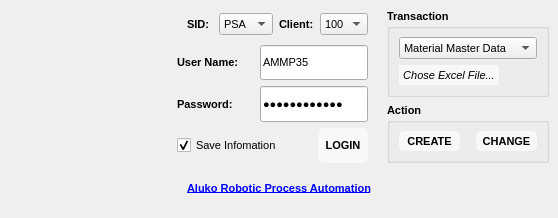
<?xml version="1.0" encoding="UTF-8"?>
<ui version="4.0">
 <class>MainWindow</class>
 <widget class="QMainWindow" name="MainWindow">
  <property name="geometry">
   <rect>
    <x>0</x>
    <y>0</y>
    <width>558</width>
    <height>218</height>
   </rect>
  </property>
  <property name="sizePolicy">
   <sizepolicy hsizetype="Fixed" vsizetype="Fixed">
    <horstretch>0</horstretch>
    <verstretch>0</verstretch>
   </sizepolicy>
  </property>
  <property name="minimumSize">
   <size>
    <width>0</width>
    <height>0</height>
   </size>
  </property>
  <property name="maximumSize">
   <size>
    <width>558</width>
    <height>218</height>
   </size>
  </property>
  <property name="windowTitle">
   <string>MainWindow</string>
  </property>
  <property name="windowIcon">
   <iconset resource="Aluko.qrc">
    <normaloff>:/IMG/dist/IMG/aluko_logo.ico</normaloff>:/IMG/dist/IMG/aluko_logo.ico</iconset>
  </property>
  <property name="windowOpacity">
   <double>5.000000000000000</double>
  </property>
  <property name="autoFillBackground">
   <bool>false</bool>
  </property>
  <property name="styleSheet">
   <string notr="true">QMainWindows{
background-color: rgb(255, 255, 255)
}</string>
  </property>
  <property name="iconSize">
   <size>
    <width>15</width>
    <height>8</height>
   </size>
  </property>
  <property name="animated">
   <bool>false</bool>
  </property>
  <widget class="QWidget" name="centralwidget">
   <property name="sizePolicy">
    <sizepolicy hsizetype="Fixed" vsizetype="Fixed">
     <horstretch>0</horstretch>
     <verstretch>0</verstretch>
    </sizepolicy>
   </property>
   <property name="minimumSize">
    <size>
     <width>0</width>
     <height>0</height>
    </size>
   </property>
   <property name="maximumSize">
    <size>
     <width>16777215</width>
     <height>16777215</height>
    </size>
   </property>
   <layout class="QGridLayout" name="gridLayout_2">
    <item row="1" column="0">
     <widget class="QLabel" name="txt_file">
      <property name="sizePolicy">
       <sizepolicy hsizetype="Preferred" vsizetype="Preferred">
        <horstretch>0</horstretch>
        <verstretch>0</verstretch>
       </sizepolicy>
      </property>
      <property name="font">
       <font>
        <pointsize>8</pointsize>
       </font>
      </property>
      <property name="layoutDirection">
       <enum>Qt::LeftToRight</enum>
      </property>
      <property name="text">
       <string>&lt;html&gt;&lt;head/&gt;&lt;body&gt;&lt;p align=&quot;center&quot;&gt;&lt;a href=&quot;https://alukovn-my.sharepoint.com/:x:/g/personal/tu_nguyen_anh_ialu_vn/Ee20I94bKbRBooHTwGcw0ukBRnWYl13nDcm4RXJzr_Ij8A?e=NjT3bN&quot;&gt;&lt;span style=&quot; font-weight:600; color:#0000ff;&quot;&gt;Aluko Robotic Process Automation&lt;/span&gt;&lt;/a&gt;&lt;/p&gt;&lt;/body&gt;&lt;/html&gt;</string>
      </property>
     </widget>
    </item>
    <item row="0" column="0">
     <layout class="QVBoxLayout" name="verticalLayout_2">
      <property name="sizeConstraint">
       <enum>QLayout::SetMinAndMaxSize</enum>
      </property>
      <item>
       <layout class="QGridLayout" name="gridLayout">
        <item row="0" column="3">
         <layout class="QVBoxLayout" name="verticalLayout_4">
          <property name="sizeConstraint">
           <enum>QLayout::SetDefaultConstraint</enum>
          </property>
          <item>
           <widget class="QGroupBox" name="groupBox">
            <property name="sizePolicy">
             <sizepolicy hsizetype="Preferred" vsizetype="Preferred">
              <horstretch>0</horstretch>
              <verstretch>0</verstretch>
             </sizepolicy>
            </property>
            <property name="font">
             <font>
              <pointsize>8</pointsize>
              <weight>75</weight>
              <bold>true</bold>
             </font>
            </property>
            <property name="title">
             <string>Transaction</string>
            </property>
            <layout class="QVBoxLayout" name="verticalLayout_3">
             <item>
              <widget class="QComboBox" name="cbx_transaction">
               <property name="sizePolicy">
                <sizepolicy hsizetype="Preferred" vsizetype="Preferred">
                 <horstretch>0</horstretch>
                 <verstretch>0</verstretch>
                </sizepolicy>
               </property>
               <property name="minimumSize">
                <size>
                 <width>0</width>
                 <height>0</height>
                </size>
               </property>
               <property name="sizeIncrement">
                <size>
                 <width>0</width>
                 <height>0</height>
                </size>
               </property>
               <property name="font">
                <font>
                 <pointsize>8</pointsize>
                </font>
               </property>
               <item>
                <property name="text">
                 <string>Material Master Data</string>
                </property>
               </item>
               <item>
                <property name="text">
                 <string>Direct Delivery</string>
                </property>
               </item>
               <item>
                <property name="text">
                 <string>Business Partner</string>
                </property>
               </item>
               <item>
                <property name="text">
                 <string>Purchase Info Record</string>
                </property>
               </item>
               <item>
                <property name="text">
                 <string>GR Subcontracting</string>
                </property>
               </item>
              </widget>
             </item>
             <item>
              <layout class="QVBoxLayout" name="verticalLayout"/>
             </item>
             <item>
              <widget class="QPushButton" name="btn_open">
               <property name="sizePolicy">
                <sizepolicy hsizetype="Fixed" vsizetype="Fixed">
                 <horstretch>0</horstretch>
                 <verstretch>0</verstretch>
                </sizepolicy>
               </property>
               <property name="minimumSize">
                <size>
                 <width>100</width>
                 <height>20</height>
                </size>
               </property>
               <property name="sizeIncrement">
                <size>
                 <width>0</width>
                 <height>0</height>
                </size>
               </property>
               <property name="font">
                <font>
                 <pointsize>8</pointsize>
                 <weight>50</weight>
                 <italic>true</italic>
                 <bold>false</bold>
                 <kerning>false</kerning>
                </font>
               </property>
               <property name="cursor">
                <cursorShape>PointingHandCursor</cursorShape>
               </property>
               <property name="mouseTracking">
                <bool>false</bool>
               </property>
               <property name="tabletTracking">
                <bool>false</bool>
               </property>
               <property name="contextMenuPolicy">
                <enum>Qt::NoContextMenu</enum>
               </property>
               <property name="acceptDrops">
                <bool>false</bool>
               </property>
               <property name="layoutDirection">
                <enum>Qt::LeftToRight</enum>
               </property>
               <property name="styleSheet">
                <string notr="true">QPushButton{
	color: black;
	background-color: rgb(248,248,248);
	border-radius: 12  px;
}
QPushButton:hover{
	background-color: rgb(159,238,238);
	color: rgb(47,47,47);

}</string>
               </property>
               <property name="text">
                <string>Chose Excel File...</string>
               </property>
               <property name="icon">
                <iconset resource="Aluko.qrc">
                 <normaloff>:/IMG/dist/IMG/OIP.jpg</normaloff>:/IMG/dist/IMG/OIP.jpg</iconset>
               </property>
               <property name="iconSize">
                <size>
                 <width>15</width>
                 <height>15</height>
                </size>
               </property>
              </widget>
             </item>
            </layout>
           </widget>
          </item>
          <item>
           <widget class="QGroupBox" name="groupBox_2">
            <property name="sizePolicy">
             <sizepolicy hsizetype="Preferred" vsizetype="Preferred">
              <horstretch>0</horstretch>
              <verstretch>0</verstretch>
             </sizepolicy>
            </property>
            <property name="font">
             <font>
              <pointsize>8</pointsize>
              <weight>75</weight>
              <italic>false</italic>
              <bold>true</bold>
             </font>
            </property>
            <property name="title">
             <string>Action</string>
            </property>
            <layout class="QHBoxLayout" name="horizontalLayout_3">
             <item>
              <layout class="QHBoxLayout" name="horizontalLayout">
               <item>
                <widget class="QPushButton" name="btn_create">
                 <property name="sizePolicy">
                  <sizepolicy hsizetype="Preferred" vsizetype="Preferred">
                   <horstretch>0</horstretch>
                   <verstretch>0</verstretch>
                  </sizepolicy>
                 </property>
                 <property name="minimumSize">
                  <size>
                   <width>0</width>
                   <height>0</height>
                  </size>
                 </property>
                 <property name="font">
                  <font>
                   <pointsize>8</pointsize>
                   <weight>75</weight>
                   <bold>true</bold>
                  </font>
                 </property>
                 <property name="cursor">
                  <cursorShape>PointingHandCursor</cursorShape>
                 </property>
                 <property name="styleSheet">
                  <string notr="true">QPushButton{
	color: black;
	background-color: rgb(248,248,248);
	border-radius: 5px;
}
QPushButton:hover{
	background-color: rgb(159,238,238);
	color: rgb(47,47,47);

}</string>
                 </property>
                 <property name="text">
                  <string>CREATE</string>
                 </property>
                </widget>
               </item>
               <item>
                <spacer name="horizontalSpacer_5">
                 <property name="orientation">
                  <enum>Qt::Horizontal</enum>
                 </property>
                 <property name="sizeType">
                  <enum>QSizePolicy::Fixed</enum>
                 </property>
                 <property name="sizeHint" stdset="0">
                  <size>
                   <width>10</width>
                   <height>20</height>
                  </size>
                 </property>
                </spacer>
               </item>
               <item>
                <widget class="QPushButton" name="btn_change">
                 <property name="sizePolicy">
                  <sizepolicy hsizetype="Preferred" vsizetype="Preferred">
                   <horstretch>0</horstretch>
                   <verstretch>0</verstretch>
                  </sizepolicy>
                 </property>
                 <property name="minimumSize">
                  <size>
                   <width>0</width>
                   <height>0</height>
                  </size>
                 </property>
                 <property name="font">
                  <font>
                   <pointsize>8</pointsize>
                   <weight>75</weight>
                   <bold>true</bold>
                  </font>
                 </property>
                 <property name="cursor">
                  <cursorShape>PointingHandCursor</cursorShape>
                 </property>
                 <property name="styleSheet">
                  <string notr="true">QPushButton{
	color: black;
	background-color: rgb(248,248,248);
	border-radius: 5px;
}
QPushButton:hover{
	background-color: rgb(159,238,238);
	color: rgb(47,47,47);

}</string>
                 </property>
                 <property name="text">
                  <string>CHANGE</string>
                 </property>
                </widget>
               </item>
              </layout>
             </item>
            </layout>
           </widget>
          </item>
         </layout>
        </item>
        <item row="0" column="1">
         <layout class="QVBoxLayout" name="verticalLayout_5">
          <item>
           <layout class="QHBoxLayout" name="horizontalLayout_4">
            <item>
             <spacer name="horizontalSpacer_2">
              <property name="orientation">
               <enum>Qt::Horizontal</enum>
              </property>
              <property name="sizeType">
               <enum>QSizePolicy::Fixed</enum>
              </property>
              <property name="sizeHint" stdset="0">
               <size>
                <width>10</width>
                <height>20</height>
               </size>
              </property>
             </spacer>
            </item>
            <item>
             <widget class="QLabel" name="lb_sid">
              <property name="sizePolicy">
               <sizepolicy hsizetype="Fixed" vsizetype="Fixed">
                <horstretch>0</horstretch>
                <verstretch>0</verstretch>
               </sizepolicy>
              </property>
              <property name="minimumSize">
               <size>
                <width>0</width>
                <height>30</height>
               </size>
              </property>
              <property name="font">
               <font>
                <pointsize>8</pointsize>
                <weight>75</weight>
                <bold>true</bold>
               </font>
              </property>
              <property name="text">
               <string>SID: </string>
              </property>
             </widget>
            </item>
            <item>
             <widget class="QComboBox" name="cbx_sid">
              <property name="sizePolicy">
               <sizepolicy hsizetype="Fixed" vsizetype="Fixed">
                <horstretch>0</horstretch>
                <verstretch>0</verstretch>
               </sizepolicy>
              </property>
              <property name="minimumSize">
               <size>
                <width>0</width>
                <height>0</height>
               </size>
              </property>
              <property name="sizeIncrement">
               <size>
                <width>0</width>
                <height>30</height>
               </size>
              </property>
              <property name="font">
               <font>
                <pointsize>8</pointsize>
               </font>
              </property>
              <item>
               <property name="text">
                <string>PSA</string>
               </property>
              </item>
              <item>
               <property name="text">
                <string>QSA</string>
               </property>
              </item>
              <item>
               <property name="text">
                <string>DSA</string>
               </property>
              </item>
             </widget>
            </item>
            <item>
             <widget class="QLabel" name="lb_clt">
              <property name="sizePolicy">
               <sizepolicy hsizetype="Fixed" vsizetype="Fixed">
                <horstretch>0</horstretch>
                <verstretch>0</verstretch>
               </sizepolicy>
              </property>
              <property name="minimumSize">
               <size>
                <width>0</width>
                <height>30</height>
               </size>
              </property>
              <property name="font">
               <font>
                <pointsize>8</pointsize>
                <weight>75</weight>
                <bold>true</bold>
               </font>
              </property>
              <property name="text">
               <string>Client:</string>
              </property>
             </widget>
            </item>
            <item>
             <widget class="QComboBox" name="cbx_client">
              <property name="sizePolicy">
               <sizepolicy hsizetype="Fixed" vsizetype="Fixed">
                <horstretch>0</horstretch>
                <verstretch>0</verstretch>
               </sizepolicy>
              </property>
              <property name="minimumSize">
               <size>
                <width>0</width>
                <height>0</height>
               </size>
              </property>
              <property name="sizeIncrement">
               <size>
                <width>0</width>
                <height>30</height>
               </size>
              </property>
              <property name="font">
               <font>
                <pointsize>8</pointsize>
               </font>
              </property>
              <item>
               <property name="text">
                <string>100</string>
               </property>
              </item>
              <item>
               <property name="text">
                <string>200</string>
               </property>
              </item>
              <item>
               <property name="text">
                <string>300</string>
               </property>
              </item>
              <item>
               <property name="text">
                <string>500</string>
               </property>
              </item>
             </widget>
            </item>
           </layout>
          </item>
          <item>
           <layout class="QHBoxLayout" name="horizontalLayout_5">
            <item>
             <widget class="QLabel" name="lb_usr">
              <property name="sizePolicy">
               <sizepolicy hsizetype="Preferred" vsizetype="Preferred">
                <horstretch>0</horstretch>
                <verstretch>0</verstretch>
               </sizepolicy>
              </property>
              <property name="minimumSize">
               <size>
                <width>0</width>
                <height>0</height>
               </size>
              </property>
              <property name="font">
               <font>
                <pointsize>8</pointsize>
                <weight>75</weight>
                <bold>true</bold>
               </font>
              </property>
              <property name="text">
               <string>User Name:</string>
              </property>
             </widget>
            </item>
            <item>
             <widget class="QLineEdit" name="txt_usr">
              <property name="sizePolicy">
               <sizepolicy hsizetype="Preferred" vsizetype="Preferred">
                <horstretch>0</horstretch>
                <verstretch>0</verstretch>
               </sizepolicy>
              </property>
              <property name="minimumSize">
               <size>
                <width>0</width>
                <height>0</height>
               </size>
              </property>
              <property name="font">
               <font>
                <pointsize>8</pointsize>
               </font>
              </property>
              <property name="text">
               <string>AMMP35</string>
              </property>
              <property name="maxLength">
               <number>6</number>
              </property>
             </widget>
            </item>
           </layout>
          </item>
          <item>
           <layout class="QHBoxLayout" name="horizontalLayout_6">
            <item>
             <widget class="QLabel" name="lb_pw">
              <property name="sizePolicy">
               <sizepolicy hsizetype="Preferred" vsizetype="Preferred">
                <horstretch>0</horstretch>
                <verstretch>0</verstretch>
               </sizepolicy>
              </property>
              <property name="minimumSize">
               <size>
                <width>0</width>
                <height>0</height>
               </size>
              </property>
              <property name="sizeIncrement">
               <size>
                <width>0</width>
                <height>0</height>
               </size>
              </property>
              <property name="font">
               <font>
                <pointsize>8</pointsize>
                <weight>75</weight>
                <bold>true</bold>
               </font>
              </property>
              <property name="text">
               <string>Password:</string>
              </property>
             </widget>
            </item>
            <item>
             <widget class="QLineEdit" name="txt_pw">
              <property name="enabled">
               <bool>true</bool>
              </property>
              <property name="sizePolicy">
               <sizepolicy hsizetype="Preferred" vsizetype="Preferred">
                <horstretch>0</horstretch>
                <verstretch>0</verstretch>
               </sizepolicy>
              </property>
              <property name="minimumSize">
               <size>
                <width>0</width>
                <height>0</height>
               </size>
              </property>
              <property name="font">
               <font>
                <pointsize>8</pointsize>
               </font>
              </property>
              <property name="text">
               <string>ALT147852369</string>
              </property>
              <property name="echoMode">
               <enum>QLineEdit::Password</enum>
              </property>
             </widget>
            </item>
           </layout>
          </item>
          <item>
           <layout class="QHBoxLayout" name="horizontalLayout_7">
            <item>
             <widget class="QCheckBox" name="cbox_saveinfo">
              <property name="sizePolicy">
               <sizepolicy hsizetype="Preferred" vsizetype="Preferred">
                <horstretch>0</horstretch>
                <verstretch>0</verstretch>
               </sizepolicy>
              </property>
              <property name="font">
               <font>
                <pointsize>8</pointsize>
               </font>
              </property>
              <property name="text">
               <string>Save Infomation</string>
              </property>
              <property name="checked">
               <bool>true</bool>
              </property>
             </widget>
            </item>
            <item>
             <spacer name="horizontalSpacer">
              <property name="orientation">
               <enum>Qt::Horizontal</enum>
              </property>
              <property name="sizeType">
               <enum>QSizePolicy::Fixed</enum>
              </property>
              <property name="sizeHint" stdset="0">
               <size>
                <width>30</width>
                <height>20</height>
               </size>
              </property>
             </spacer>
            </item>
            <item>
             <widget class="QPushButton" name="btn_login">
              <property name="sizePolicy">
               <sizepolicy hsizetype="Preferred" vsizetype="Preferred">
                <horstretch>0</horstretch>
                <verstretch>0</verstretch>
               </sizepolicy>
              </property>
              <property name="minimumSize">
               <size>
                <width>0</width>
                <height>0</height>
               </size>
              </property>
              <property name="font">
               <font>
                <pointsize>8</pointsize>
                <weight>75</weight>
                <bold>true</bold>
               </font>
              </property>
              <property name="cursor">
               <cursorShape>PointingHandCursor</cursorShape>
              </property>
              <property name="styleSheet">
               <string notr="true">QPushButton{
	color: black;
	background-color: rgb(248,248,248);
	border-radius: 5px;
}
QPushButton:hover{
	background-color: rgb(159,238,238);
	color: rgb(47,47,47);

}</string>
              </property>
              <property name="text">
               <string>LOGIN</string>
              </property>
             </widget>
            </item>
           </layout>
          </item>
         </layout>
        </item>
        <item row="0" column="2">
         <spacer name="horizontalSpacer_6">
          <property name="orientation">
           <enum>Qt::Horizontal</enum>
          </property>
          <property name="sizeType">
           <enum>QSizePolicy::Fixed</enum>
          </property>
          <property name="sizeHint" stdset="0">
           <size>
            <width>13</width>
            <height>20</height>
           </size>
          </property>
         </spacer>
        </item>
        <item row="0" column="0">
         <widget class="QLabel" name="label_2">
          <property name="sizePolicy">
           <sizepolicy hsizetype="Preferred" vsizetype="Preferred">
            <horstretch>0</horstretch>
            <verstretch>0</verstretch>
           </sizepolicy>
          </property>
          <property name="minimumSize">
           <size>
            <width>0</width>
            <height>0</height>
           </size>
          </property>
          <property name="text">
           <string>&lt;!DOCTYPE HTML PUBLIC &quot;-//W3C//DTD HTML 4.0//EN&quot; &quot;http://www.w3.org/TR/REC-html40/strict.dtd&quot;&gt;
&lt;html&gt;&lt;head&gt;&lt;meta name=&quot;qrichtext&quot; content=&quot;1&quot; /&gt;&lt;style type=&quot;text/css&quot;&gt;
p, li { white-space: pre-wrap; }
&lt;/style&gt;&lt;/head&gt;&lt;body style=&quot; font-family:'MS Shell Dlg 2'; font-size:6pt; font-weight:400; font-style:normal;&quot;&gt;
&lt;p align=&quot;center&quot; style=&quot; margin-top:12px; margin-bottom:12px; margin-left:0px; margin-right:0px; -qt-block-indent:0; text-indent:0px;&quot;&gt;&lt;img src=&quot;:/IMG/dist/IMG/Aluko_Group.png&quot; width=&quot;100&quot; height=&quot;70&quot; /&gt;&lt;/p&gt;&lt;/body&gt;&lt;/html&gt;</string>
          </property>
         </widget>
        </item>
       </layout>
      </item>
     </layout>
    </item>
   </layout>
  </widget>
 </widget>
 <resources>
  <include location="Aluko.qrc"/>
 </resources>
 <connections/>
</ui>
